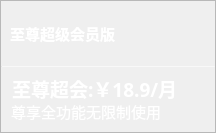
                      <widget class="QFrame" name="frame_top4">
                       <property name="minimumSize">
                        <size>
                         <width>216</width>
                         <height>133</height>
                        </size>
                       </property>
                       <property name="maximumSize">
                        <size>
                         <width>16777215</width>
                         <height>150</height>
                        </size>
                       </property>
                       <property name="styleSheet">
                        <string notr="true">QFrame#frame_top4{
color: rgb(255, 255, 255);
border-radius: 10px;
background-color: qradialgradient(cx:0, cy:0, radius:1, fx:0.1, fy:0.1, stop:0 rgb(66, 226, 192),  stop:1 rgb(62, 154, 193));
border: 1px outset rgb(72, 158, 204)
}
</string>
                       </property>
                       <property name="frameShape">
                        <enum>QFrame::StyledPanel</enum>
                       </property>
                       <property name="frameShadow">
                        <enum>QFrame::Raised</enum>
                       </property>
                       <layout class="QVBoxLayout" name="verticalLayout_46" stretch="1,4,1">
                        <property name="spacing">
                         <number>0</number>
                        </property>
                        <property name="leftMargin">
                         <number>0</number>
                        </property>
                        <property name="topMargin">
                         <number>0</number>
                        </property>
                        <property name="rightMargin">
                         <number>0</number>
                        </property>
                        <property name="bottomMargin">
                         <number>0</number>
                        </property>
                        <item>
                         <widget class="QFrame" name="frame_121">
                          <property name="styleSheet">
                           <string notr="true">background-color: transparent;
border:none</string>
                          </property>
                          <property name="frameShape">
                           <enum>QFrame::StyledPanel</enum>
                          </property>
                          <property name="frameShadow">
                           <enum>QFrame::Raised</enum>
                          </property>
                          <layout class="QHBoxLayout" name="horizontalLayout_11">
                           <item>
                            <widget class="QPushButton" name="vip_pushButton">
                             <property name="minimumSize">
                              <size>
                               <width>0</width>
                               <height>24</height>
                              </size>
                             </property>
                             <property name="maximumSize">
                              <size>
                               <width>41677</width>
                               <height>48</height>
                              </size>
                             </property>
                             <property name="font">
                              <font>
                               <family>微软雅黑</family>
                               <pointsize>11</pointsize>
                               <weight>75</weight>
                               <bold>true</bold>
                              </font>
                             </property>
                             <property name="cursor">
                              <cursorShape>PointingHandCursor</cursorShape>
                             </property>
                             <property name="focusPolicy">
                              <enum>Qt::NoFocus</enum>
                             </property>
                             <property name="styleSheet">
                              <string notr="true">QPushButton{
	color: rgb(255, 255, 255);
text-align:left;

	border:0px outset rgb(255, 255, 255);
	border-radius:8px;
}
QPushButton:hover {

border:2px outset rgba(36, 36, 36,0);
}
QPushButton:pressed {

border:4px outset rgba(36, 36, 36,0);
}
</string>
                             </property>
                             <property name="text">
                              <string>至尊超级会员版</string>
                             </property>
                             <property name="icon">
                              <iconset>
                               <normaloff>resources/img/小标/小标-超级会员版本.svg</normaloff>resources/img/小标/小标-超级会员版本.svg</iconset>
                             </property>
                            </widget>
                           </item>
                          </layout>
                         </widget>
                        </item>
                        <item>
                         <widget class="Line" name="line_9">
                          <property name="maximumSize">
                           <size>
                            <width>16777215</width>
                            <height>1</height>
                           </size>
                          </property>
                          <property name="styleSheet">
                           <string notr="true">background-color: rgba(255, 255, 255, 89);</string>
                          </property>
                          <property name="orientation">
                           <enum>Qt::Horizontal</enum>
                          </property>
                         </widget>
                        </item>
                        <item>
                         <widget class="QFrame" name="frame_122">
                          <property name="styleSheet">
                           <string notr="true">background-color: transparent;
border:none</string>
                          </property>
                          <property name="frameShape">
                           <enum>QFrame::StyledPanel</enum>
                          </property>
                          <property name="frameShadow">
                           <enum>QFrame::Raised</enum>
                          </property>
                          <layout class="QVBoxLayout" name="verticalLayout_47">
                           <property name="spacing">
                            <number>0</number>
                           </property>
                           <property name="leftMargin">
                            <number>0</number>
                           </property>
                           <property name="topMargin">
                            <number>0</number>
                           </property>
                           <property name="rightMargin">
                            <number>0</number>
                           </property>
                           <property name="bottomMargin">
                            <number>0</number>
                           </property>
                           <item alignment="Qt::AlignBottom">
                            <widget class="QLabel" name="label_87">
                             <property name="maximumSize">
                              <size>
                               <width>16777215</width>
                               <height>24</height>
                              </size>
                             </property>
                             <property name="font">
                              <font>
                               <family>微软雅黑</family>
                               <pointsize>14</pointsize>
                               <weight>75</weight>
                               <bold>true</bold>
                              </font>
                             </property>
                             <property name="styleSheet">
                              <string notr="true">color: rgb(255, 255, 255);
padding-left:6px;</string>
                             </property>
                             <property name="text">
                              <string>至尊超会:￥18.9/月</string>
                             </property>
                             <property name="alignment">
                              <set>Qt::AlignLeading|Qt::AlignLeft|Qt::AlignVCenter</set>
                             </property>
                            </widget>
                           </item>
                           <item alignment="Qt::AlignTop">
                            <widget class="QLabel" name="label_88">
                             <property name="maximumSize">
                              <size>
                               <width>16777215</width>
                               <height>24</height>
                              </size>
                             </property>
                             <property name="font">
                              <font>
                               <family>微软雅黑</family>
                               <pointsize>11</pointsize>
                               <underline>false</underline>
                              </font>
                             </property>
                             <property name="styleSheet">
                              <string notr="true">color: rgb(255, 255, 255);
padding-left:6px;</string>
                             </property>
                             <property name="text">
                              <string>尊享全功能无限制使用</string>
                             </property>
                             <property name="alignment">
                              <set>Qt::AlignLeading|Qt::AlignLeft|Qt::AlignVCenter</set>
                             </property>
                            </widget>
                           </item>
                          </layout>
                         </widget>
                        </item>
                       </layout>
                      </widget>
